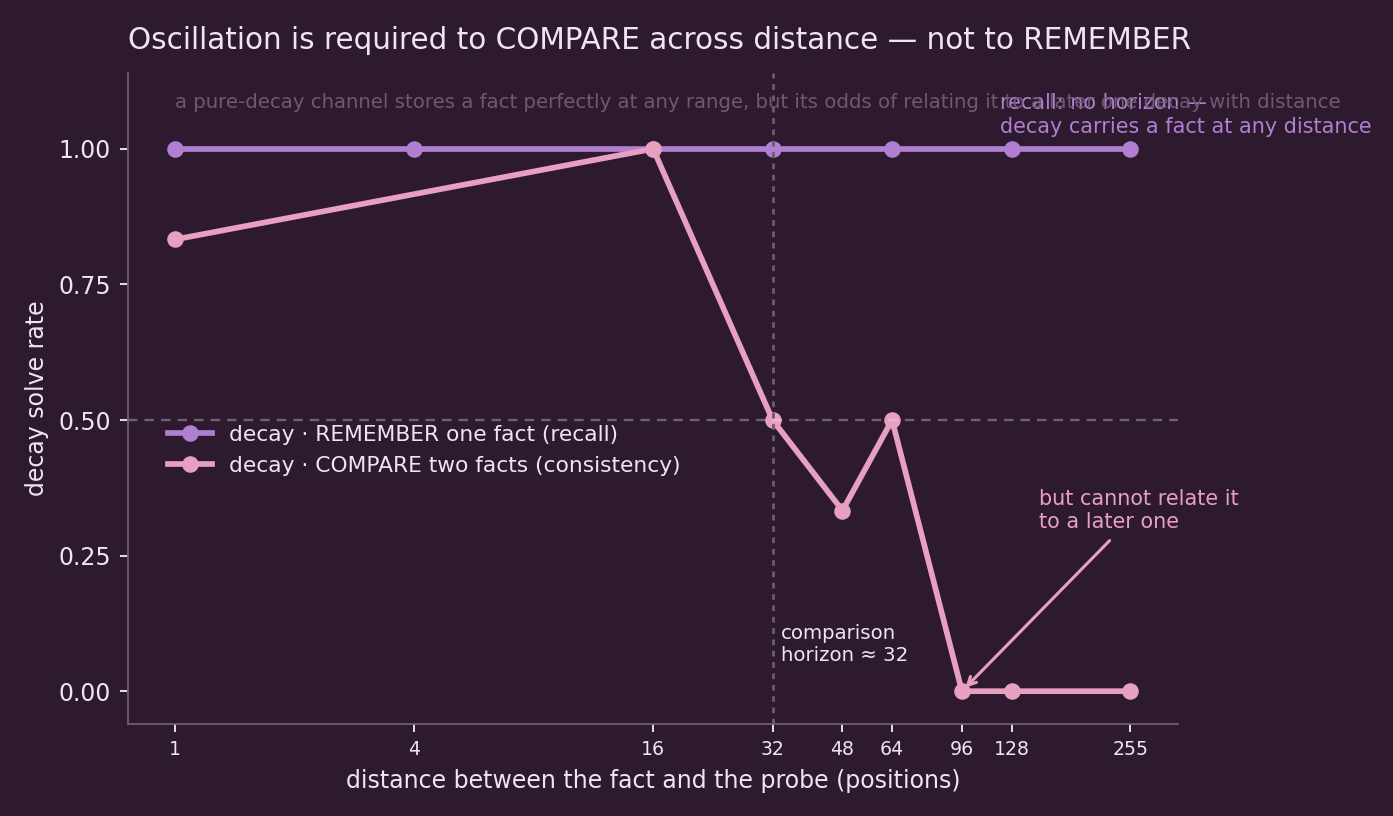

Python code for this plot:
# -*- coding: utf-8 -*-
"""The dissociation: a pure-decay channel REMEMBERS a fact across any distance (recall flat at 1.0) but
cannot COMPARE two facts across distance (consistency solve-rate collapses). Oscillation does both."""
import json
import pathlib
import matplotlib
matplotlib.use("Agg")
import matplotlib.pyplot as plt
import numpy as np

HERE = pathlib.Path(__file__).parent
rec = json.load(open(HERE / "recall_horizon_result.json"))
cmp = json.load(open(HERE / "consistency_horizon_v2_result.json"))
rg = np.array(rec["config"]["gaps"], float); rp = np.array(rec["result"]["clamped_solve_rate_by_gap"], float)
cg = np.array(cmp["config"]["gaps"], float); cp = np.array(cmp["result"]["clamped_solve_rate_by_gap"], float)
Hc = cmp["result"]["half_horizon_gap"]

AUB, LIL, INK, MUT, WARN = "#2E1A2F", "#B07FD1", "#EDE6F0", "#6E5A70", "#E8A0C0"
plt.rcParams.update({"font.family": "DejaVu Sans", "figure.facecolor": AUB, "axes.facecolor": AUB})
fig, ax = plt.subplots(figsize=(8.2, 4.8))

ax.plot(rg, rp, "-o", color=LIL, lw=2.4, ms=6, label="decay · REMEMBER one fact (recall)")
ax.plot(cg, cp, "-o", color=WARN, lw=2.4, ms=6, label="decay · COMPARE two facts (consistency)")
ax.axhline(0.5, ls=(0, (4, 3)), lw=1, color=INK, alpha=0.35)
ax.axvline(Hc, ls=(0, (2, 2)), lw=1.2, color=MUT)
ax.text(Hc * 1.05, 0.055, f"comparison\nhorizon ≈ {Hc:.0f}", color=INK, fontsize=8.4)
ax.text(120, 1.03, "recall: no horizon —\ndecay carries a fact at any distance", color=LIL, fontsize=8.8)
ax.annotate("but cannot relate it\nto a later one", xy=(96, 0.0), xytext=(150, 0.30),
            color=WARN, fontsize=8.8, ha="left", arrowprops=dict(arrowstyle="->", color=WARN, lw=1.3))

ax.set_xscale("log", base=2)
xt = sorted(set(list(rg) + list(cg)))
ax.set_xticks(xt); ax.set_xticklabels([f"{int(g)}" for g in xt], color=INK, fontsize=8)
ax.set_ylim(-0.06, 1.14); ax.set_yticks([0, 0.25, 0.5, 0.75, 1.0]); ax.tick_params(colors=INK)
ax.set_xlabel("distance between the fact and the probe (positions)", color=INK, fontsize=10)
ax.set_ylabel("decay solve rate", color=INK, fontsize=10)
ax.set_title("Oscillation is required to COMPARE across distance — not to REMEMBER",
             color=INK, fontsize=12.5, loc="left", pad=10)
ax.text(1, 1.075, "a pure-decay channel stores a fact perfectly at any range, "
        "but its odds of relating it to a later one decay with distance",
        color=MUT, fontsize=8.4)
ax.legend(loc="center left", frameon=False, fontsize=9.2, labelcolor=INK, bbox_to_anchor=(0.02, 0.42))
for s in ("top", "right"):
    ax.spines[s].set_visible(False)
for s in ("left", "bottom"):
    ax.spines[s].set_color(MUT)
plt.tight_layout()
plt.savefig(HERE / "fig_recall_vs_comparison.png", dpi=170, facecolor=AUB)
print("wrote fig_recall_vs_comparison.png")
